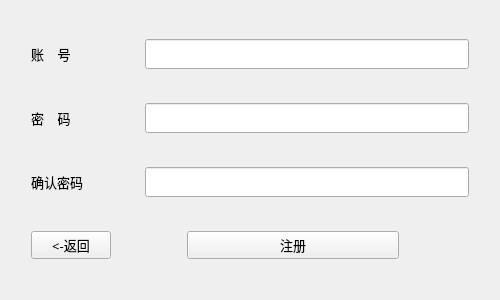
<?xml version="1.0" encoding="UTF-8"?>
<ui version="4.0">
 <class>Form</class>
 <widget class="QWidget" name="Form">
  <property name="geometry">
   <rect>
    <x>0</x>
    <y>0</y>
    <width>500</width>
    <height>300</height>
   </rect>
  </property>
  <property name="minimumSize">
   <size>
    <width>500</width>
    <height>300</height>
   </size>
  </property>
  <property name="maximumSize">
   <size>
    <width>500</width>
    <height>300</height>
   </size>
  </property>
  <property name="windowTitle">
   <string>注册</string>
  </property>
  <layout class="QVBoxLayout" name="verticalLayout">
   <item>
    <layout class="QHBoxLayout" name="horizontalLayout" stretch="2,6">
     <property name="leftMargin">
      <number>20</number>
     </property>
     <property name="rightMargin">
      <number>20</number>
     </property>
     <item>
      <widget class="QLabel" name="label_3">
       <property name="font">
        <font>
         <family>宋体</family>
         <pointsize>10</pointsize>
        </font>
       </property>
       <property name="styleSheet">
        <string notr="true"/>
       </property>
       <property name="text">
        <string>账    号</string>
       </property>
      </widget>
     </item>
     <item>
      <widget class="QLineEdit" name="text_user">
       <property name="font">
        <font>
         <family>宋体</family>
         <pointsize>11</pointsize>
        </font>
       </property>
      </widget>
     </item>
    </layout>
   </item>
   <item>
    <layout class="QHBoxLayout" name="horizontalLayout_2" stretch="2,6">
     <property name="leftMargin">
      <number>20</number>
     </property>
     <property name="rightMargin">
      <number>20</number>
     </property>
     <item>
      <widget class="QLabel" name="label_4">
       <property name="font">
        <font>
         <family>宋体</family>
         <pointsize>10</pointsize>
        </font>
       </property>
       <property name="styleSheet">
        <string notr="true"/>
       </property>
       <property name="text">
        <string>密    码</string>
       </property>
      </widget>
     </item>
     <item>
      <widget class="QLineEdit" name="text_password">
       <property name="font">
        <font>
         <family>宋体</family>
         <pointsize>11</pointsize>
        </font>
       </property>
       <property name="echoMode">
        <enum>QLineEdit::Password</enum>
       </property>
      </widget>
     </item>
    </layout>
   </item>
   <item>
    <layout class="QHBoxLayout" name="horizontalLayout_3" stretch="2,6">
     <property name="leftMargin">
      <number>20</number>
     </property>
     <property name="rightMargin">
      <number>20</number>
     </property>
     <item>
      <widget class="QLabel" name="label_5">
       <property name="font">
        <font>
         <family>宋体</family>
         <pointsize>10</pointsize>
        </font>
       </property>
       <property name="styleSheet">
        <string notr="true"/>
       </property>
       <property name="text">
        <string>确认密码</string>
       </property>
      </widget>
     </item>
     <item>
      <widget class="QLineEdit" name="text_password_is">
       <property name="font">
        <font>
         <family>宋体</family>
         <pointsize>11</pointsize>
        </font>
       </property>
       <property name="echoMode">
        <enum>QLineEdit::Password</enum>
       </property>
      </widget>
     </item>
    </layout>
   </item>
   <item>
    <layout class="QHBoxLayout" name="horizontalLayout_4" stretch="1,1,3,1">
     <property name="leftMargin">
      <number>20</number>
     </property>
     <property name="rightMargin">
      <number>20</number>
     </property>
     <item>
      <widget class="QPushButton" name="btn_return">
       <property name="font">
        <font>
         <family>宋体</family>
         <pointsize>10</pointsize>
        </font>
       </property>
       <property name="styleSheet">
        <string notr="true"/>
       </property>
       <property name="text">
        <string>&lt;-返回</string>
       </property>
      </widget>
     </item>
     <item>
      <spacer name="horizontalSpacer">
       <property name="orientation">
        <enum>Qt::Horizontal</enum>
       </property>
       <property name="sizeHint" stdset="0">
        <size>
         <width>40</width>
         <height>20</height>
        </size>
       </property>
      </spacer>
     </item>
     <item>
      <widget class="QPushButton" name="btn_register">
       <property name="font">
        <font>
         <family>宋体</family>
         <pointsize>10</pointsize>
        </font>
       </property>
       <property name="styleSheet">
        <string notr="true"/>
       </property>
       <property name="text">
        <string>注册</string>
       </property>
      </widget>
     </item>
     <item>
      <spacer name="horizontalSpacer_2">
       <property name="orientation">
        <enum>Qt::Horizontal</enum>
       </property>
       <property name="sizeHint" stdset="0">
        <size>
         <width>40</width>
         <height>20</height>
        </size>
       </property>
      </spacer>
     </item>
    </layout>
   </item>
  </layout>
 </widget>
 <resources/>
 <connections/>
</ui>
